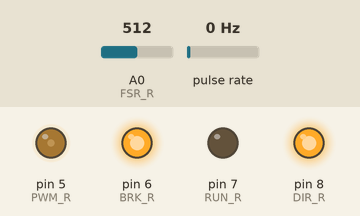
Simulated run of this sketch. Board: Arduino Uno, built with avr-gcc and run on an emulated ATmega328P. Shown: output pins drawn as LEDs (lit = HIGH). Wiring (inferred from the names in the program): pulse sensor: data pin 2. The inputs (shaded band) are chosen by the test bench; at power-on: A0 (FSR_R) = 512, pulse rate 0 Hz.

Above: at 1.2 s.
1.3 s: A0 (FSR_R) set to 716
At 2.5 s:
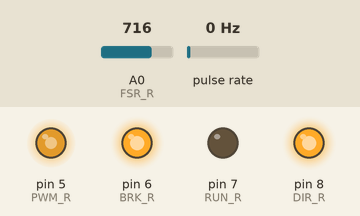
2.9 s: A0 (FSR_R) set to 1023
At 3.3 s:
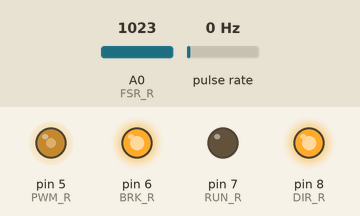
4.4 s: A0 (FSR_R) set to 0
At 5.9 s:
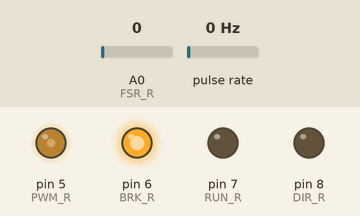
Timing chart, 0 to 7.4 s (numbered marks = the images above; inputs shaded):
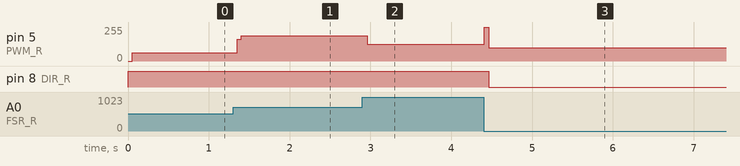

The sketch:

BLDC3_hallsensor.ino
```cpp
#define ENC_R_PUL 2
#define ENC_R_DIR 3
#define BRK_R 6
#define RUN_R 7
#define DIR_R 8
#define PWM_R 5 // possible PWM pin : 2 3 5 6 7 8 9 11 12

#define FSR_R A0
#define FSR_L A1

int avg_size = 5; // number of analog readings to average
float FSR_max = 2.0;
bool rot_dir ; // hall sensor direction
bool rot_pul = digitalRead(ENC_R_PUL);
int pulse = 0;
float startTime;
float prevTime;
float ppm;
float rpm;

void setup()
{
  Serial.begin(9600);
  pinMode(BRK_R, OUTPUT);
  pinMode(RUN_R, OUTPUT);
  pinMode(DIR_R, OUTPUT);

  digitalWrite(RUN_R, LOW);
  digitalWrite(BRK_R, HIGH);
  digitalWrite(DIR_R, HIGH);

  pinMode(ENC_R_PUL, INPUT);
  pinMode(ENC_R_DIR, INPUT);
  attachInterrupt(digitalPinToInterrupt(ENC_R_PUL),hallsensor,RISING);
}
void loop()
{
  float sum_FSR = 0.0; // variable for storing sum used for averaging
  for (int i=0;i<avg_size;i++)
  {
    sum_FSR+=(analogRead(FSR_R)/1023.0)*5.0; // sum the 10-bit ADC ratio, 5.0 is voltage from Arduino
    delay(10);  //NEEDS TO MODIFY
  }
  sum_FSR/=avg_size; // take average
  float PWM_input = sum_FSR/FSR_max*255;
  /*Serial.print(PWM_input);
  Serial.print("  ");
  Serial.println(pulse);*/

  if(PWM_input < 10)
  {//digitalWrite(BRK,LOW);
  digitalWrite(DIR_R,LOW);

  analogWrite(PWM_R, 100);
  delay(1);}
  else
  {digitalWrite(DIR_R,HIGH);
  analogWrite(PWM_R, PWM_input);
  delay(1);}
}

void hallsensor ()
{
  rot_dir = digitalRead(ENC_R_DIR);
  if(rot_dir == 1)
  {pulse++;
  }
  else
  {pulse--;
  }
}
```

Measured:
- after the input at 1.3 s, pin 5 (PWM_R): 63/255 → 190/255 after 0.05 s
- after the input at 2.9 s, pin 5 (PWM_R): 190/255 → 125/255 after 0.06 s
- after the input at 4.4 s, pin 5 (PWM_R): 125/255 → 100/255 at once; pin 8 (DIR_R): HIGH → LOW after 0.06 s
